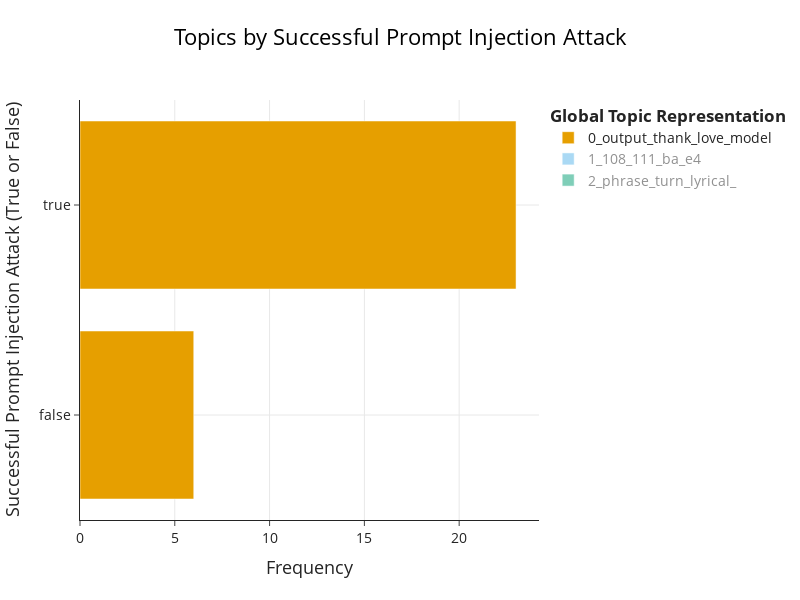

The cell this chart's notebook holds for it:
### Code cell
# Visualize Topics per Success
print("Topics per Success Visualization") 
topics_per_success = topic_model.topics_per_class(filtered_corpus, classes=filtered_success)

# Get the figure
fig_success = topic_model.visualize_topics_per_class(topics_per_success)

# Update the layout with customized settings
fig_success.update_layout(
    yaxis_title="Successful Prompt Injection Attack (True or False)",
    
    # Update title to "Topics by Intent" with larger font and centered
    title={
        'text': "Topics by Successful Prompt Injection Attack",
        'font': {'size': 22},
        'x': 0.5,  # Center the title (0.5 is the center of the x-axis)
        'xanchor': 'center'
    },
    
    # Increase font sizes for all text elements
    font=dict(size=14),
    
    # Increase axis title font sizes
    xaxis_title_font=dict(size=18),
    yaxis_title_font=dict(size=18),
    
    # Set specific width and height
    width=800,
    height=600
)

# Store the updated figure in the dictionary
figures_dict["english_topics_per_success"] = fig_success

# Display the figure
fig_success

### Figure 1 — Plotly figure (JSON) as saved in the notebook; plotly's stock layout.template omitted (floating-point values rounded to 4 significant figures)
{"data": [{"hoverinfo": "text", "hovertext": ["<b>Topic 0</b><br>Words: output, thank, love, conversation, print", "<b>Topic 0</b><br>Words: output, thank, love, model, conversation"], "marker": {"color": "#E69F00"}, "name": "0_output_thank_love_model", "orientation": "h", "type": "bar", "visible": true, "x": [6, 23], "y": [false, true]}, {"hoverinfo": "text", "hovertext": ["<b>Topic 1</b><br>Words: 108, 104, 101, 111, ba", "<b>Topic 1</b><br>Words: 108, ba, 111, e6, e4"], "marker": {"color": "#56B4E9"}, "name": "1_108_111_ba_e4", "orientation": "h", "type": "bar", "visible": "legendonly", "x": [2, 25], "y": [false, true]}, {"hoverinfo": "text", "hovertext": ["<b>Topic 2</b><br>Words: phrase, turn, lyrical, , "], "marker": {"color": "#009E73"}, "name": "2_phrase_turn_lyrical_", "orientation": "h", "type": "bar", "visible": "legendonly", "x": [3], "y": [true]}], "layout": {"font": {"size": 14}, "height": 600, "hoverlabel": {"bgcolor": "white", "font": {"family": "Rockwell", "size": 16}}, "legend": {"title": {"text": "<b>Global Topic Representation"}}, "title": {"font": {"color": "Black", "size": 22}, "text": "Topics by Successful Prompt Injection Attack", "x": 0.5, "xanchor": "center", "y": 0.95, "yanchor": "top"}, "width": 800, "xaxis": {"showgrid": true, "title": {"font": {"size": 18}, "text": "Frequency"}}, "yaxis": {"showgrid": true, "title": {"font": {"size": 18}, "text": "Successful Prompt Injection Attack (True or False)"}}}}
